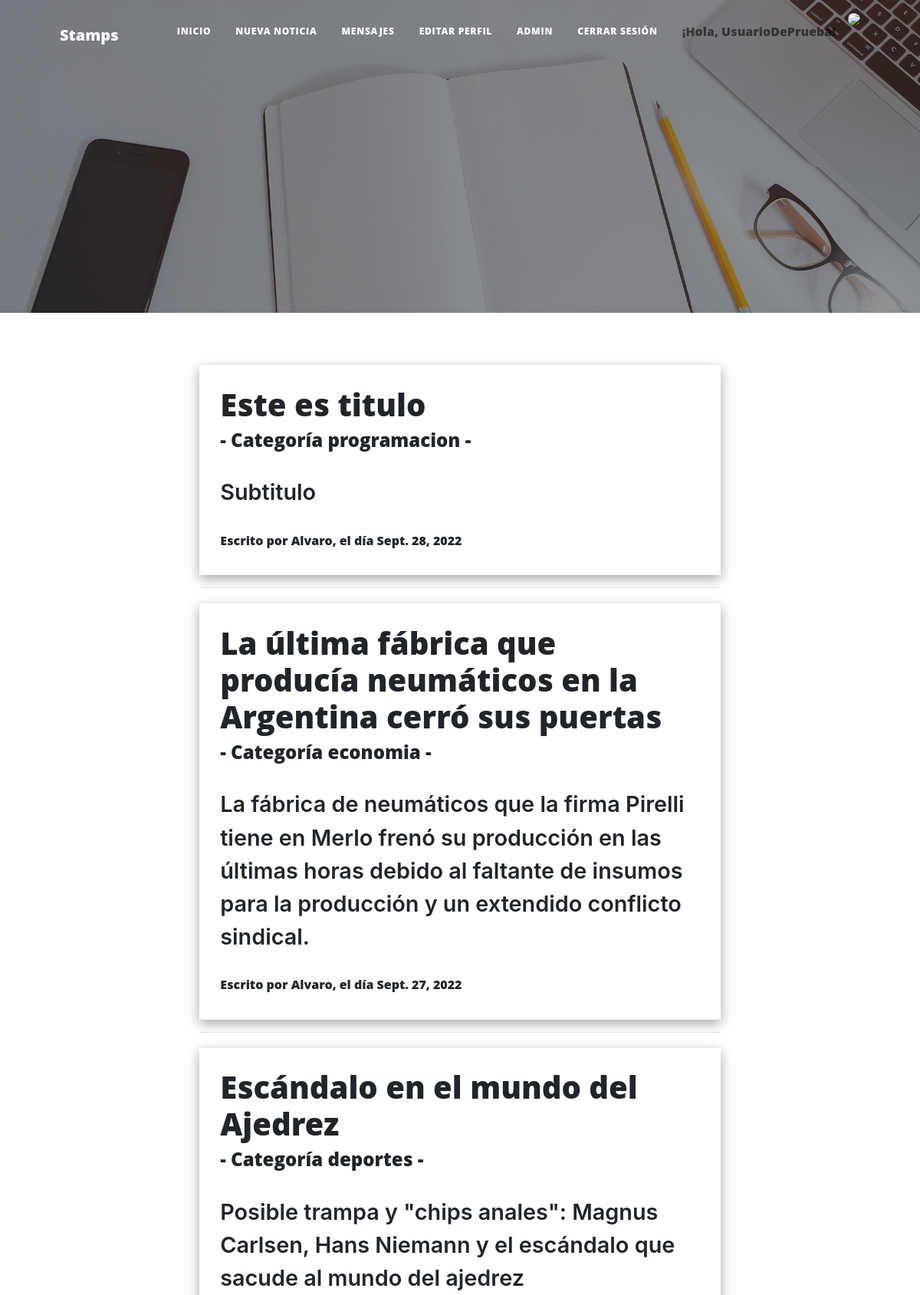
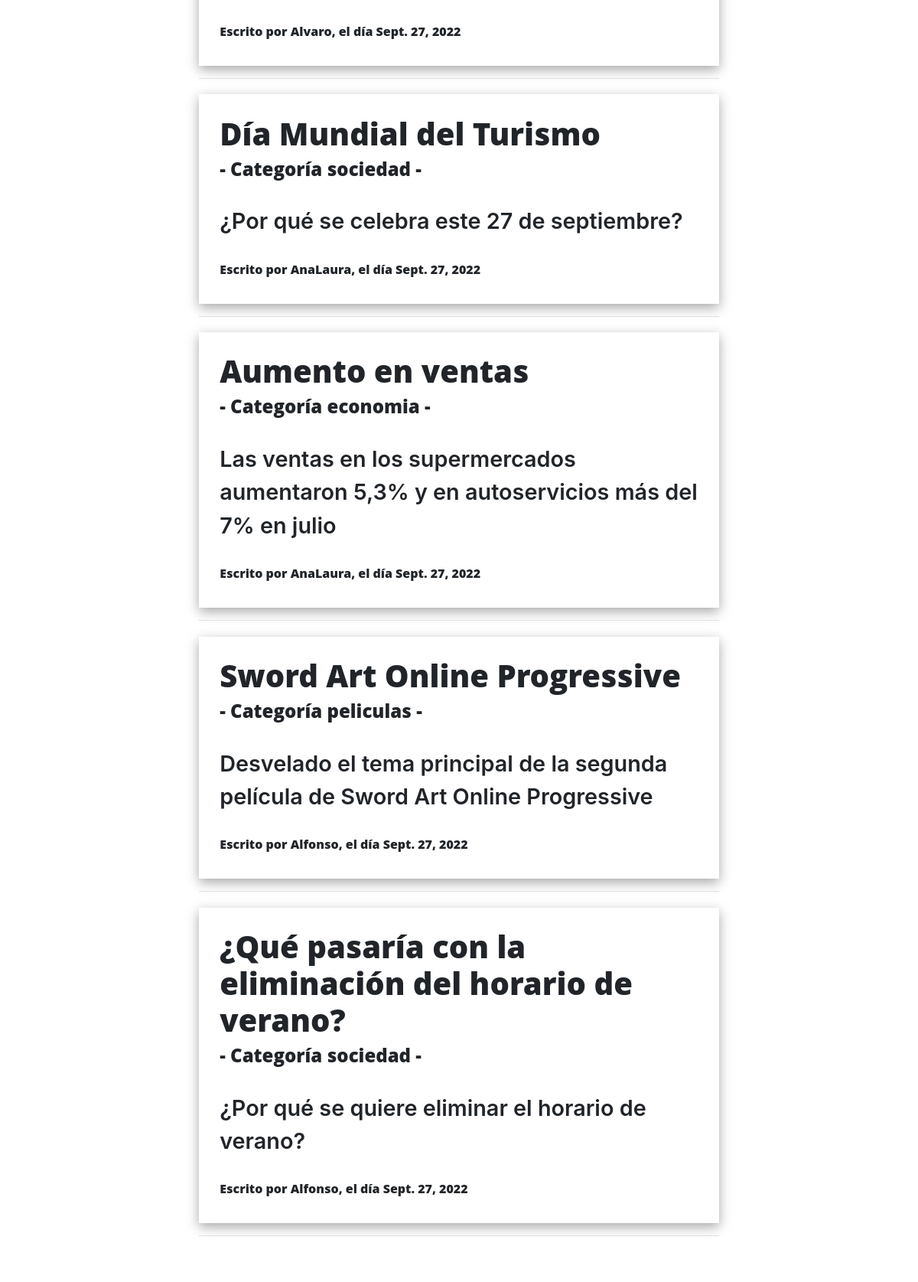
The app's page /AppBlog/ (signed in, upper part) with its own data (2 pictures, top to bottom).
### AppBlog/models.py (models this page shows, shortened)
class Noticia(models.Model):
    titulo = models.CharField(max_length=255)
    subtitulo = models.CharField(max_length=255)
    cuerpo = RichTextField(blank = True)
    autor = models.ForeignKey(User, on_delete=models.CASCADE)
    fecha_creacion = models.DateField(auto_now_add=True, auto_now=False, null = True, blank=True)
    ultima_modificacion = models.DateTimeField(auto_now_add=False, auto_now=True, null = True, blank=True)
    categoria= models.ForeignKey(Categoria, blank=True, null=True, on_delete=models.CASCADE)
    likes = models.ManyToManyField(User, related_name='noticia_likes')

class Categoria(models.Model):
    nombre = models.CharField(max_length=25, blank=True)
    def __str__(self):
        return self.nombre

### AppBlog/views.py (the view)
# urls.py: path('', inicio.as_view(), name='inicio'),
class inicio(ListView):
    model = Noticia
    template_name = 'AppBlog/inicio_app_blog.html'
    ordering = ['-fecha_creacion'] #ORDENA DE MAYOR A MENOR SEGUN fecha_creacion
    def get_context_data(self, **kwargs):
        context = super().get_context_data(**kwargs)
        context["imagen"] = carga_avatar(self.request)
        return context

### AppBlog/views.py (called while the page is built)
def carga_avatar(request):
    imagen = "/media/avatares/default.png"
    if request.user.is_authenticated:
        lista=Avatar.objects.filter(user=request.user)
        if len(lista) != 0:
            imagen = lista[0].imagen.url
    return imagen

### AppBlog/templates/AppBlog/inicio_app_blog.html (shortened to what this page needs)
{% extends "AppBlog/1padre.html" %}
{% load static %}
{% block contenido_que_cambia %}
{% for noticia in object_list %}
<div class="noticia-container">
    <h1><a href= "{% url 'AppBlog:detalle' noticia.pk %}">{{ noticia.titulo }} </a></h1>
    <h4><a href= "{% url 'AppBlog:lista_categoria' noticia.categoria %}"> - Categoría {{ noticia.categoria }} - </a></h1>
    <p class= "noticia-subtitulo">{{ noticia.subtitulo }}</p>
    <h6>Escrito por {{ noticia.autor }}, el día {{ noticia.fecha_creacion }}</h6>
</div>
<hr>
{% endfor %}
<br>
{% endblock %}

### AppBlog/templates/AppBlog/1padre.html (shortened to what this page needs)
<!DOCTYPE html>
<html lang="en">
<head>
    {% load static %}
        <link href="{% static 'styles/css/styles.css' %}" rel="stylesheet" />
        <link rel="stylesheet" href="{% static 'styles/css/mystyles.css'  %}">
    </head>
    <body>
        <nav class="navbar navbar-expand-lg navbar-light" id="mainNav">
            <div class="container px-4 px-lg-5">
                <a class="navbar-brand" href="{% url 'inicio_proyecto' %}">Stamps</a>
                <div class="collapse navbar-collapse" id="navbarResponsive">
                    <ul class="navbar-nav ms-auto py-4 py-lg-0">
                        {% if user.is_authenticated %}
                        <li class="nav-item"><a class="nav-link px-lg-3 py-3 py-lg-4" href="/AppBlog/">Inicio</a></li>
                        <li class="nav-item"><a class="nav-link px-lg-3 py-3 py-lg-4" href="{% url 'AppBlog:form_noticia' %}">Nueva noticia</a></li>
                        <li class="nav-item"><a class="nav-link px-lg-3 py-3 py-lg-4" href="{% url 'AppMensajes:inbox' %}">Mensajes</a></li>
                        <li class="nav-item"><a class="nav-link px-lg-3 py-3 py-lg-4" href="{% url 'AppBlog:editar_usuario' %}">Editar perfil</a></li>
                        <li class="nav-item"><a class="nav-link px-lg-3 py-3 py-lg-4" href="{% url 'admin:index' %}">Admin</a></li>
                        <li class="nav-item"><a class="nav-link px-lg-3 py-3 py-lg-4" href="{% url 'AppBlog:logout' %}">Cerrar sesión</a></li>
                        <li class="nav-item"><h6 class="nav-link px-lg-3 py-3 py-lg-4">¡Hola, {{ user.username }}! </h6></li>
                        <li><a href="{% url 'AppBlog:agregar_avatar' %}"><img class= "img-avatar-nav" src="{{ imagen }}" alt=" "> </a></li>
                        {% else %}
                        <li class="nav-item"><a class="nav-link px-lg-3 py-3 py-lg-4" href="{% url 'AppBlog:login' %}">Iniciar sesión</a></li>
                        <li class="nav-item"><a class="nav-link px-lg-3 py-3 py-lg-4" href="{% url 'AppBlog:registro' %}">Crear usuario</a></li>
                        {% endif %}
                    </ul>
                </div>
            </div>
        </nav>
        <header class="masthead" style="background-image: url('{% static 'styles/assets/img/home-bg.jpg' %}')">
            <div class="container position-relative px-4 px-lg-5">
                <div class="row gx-4 gx-lg-5 justify-content-center">
                    <div class="col-md-10 col-lg-8 col-xl-7">
                    </div>
                </div>
            </div>
        </header>
        <section>
            <div class="row gx-4 gx-lg-5 justify-content-center">
                <div class="col-md-10 col-lg-8 col-xl-7">
                    <div class="site-heading">
                        {% block contenido_que_cambia %}{% endblock %}
                    </div>
                </div>
            </div>
        </section>
    </body>
</html>

### AppBlog/static/styles/css/mystyles.css (style rules this page uses)
.noticia-container { margin-top: 3%; box-shadow: rgba(0, 0, 0, 0.35) 0px 5px 15px; padding: 4%; }
.noticia-subtitulo { font-weight: 600; font-size: 1.8rem; }

### records on screen
Noticia: titulo "Este es titulo", categoria "programacion", subtitulo "Subtitulo", autor "Alvaro", fecha_creacion "Sept. 28, 2022"
Noticia: titulo "La última fábrica que producía neumáticos en la Argentina cerró sus puertas", categoria "economia", subtitulo "La fábrica de neumáticos que la firma Pirelli tiene en Merlo frenó su producción en las últimas horas debido al faltante de insumos para la producción y un extendido conflicto sindical.", autor "Alvaro", fecha_creacion "Sept. 27, 2022"
Noticia: titulo "Escándalo en el mundo del Ajedrez", categoria "deportes", subtitulo "Posible trampa y \"chips anales\": Magnus Carlsen, Hans Niemann y el escándalo que sacude al mundo del ajedrez", autor "Alvaro", fecha_creacion "Sept. 27, 2022"
Noticia: titulo "Día Mundial del Turismo", categoria "sociedad", subtitulo "¿Por qué se celebra este 27 de septiembre?", autor "AnaLaura", fecha_creacion "Sept. 27, 2022"
Noticia: titulo "Aumento en ventas", categoria "economia", subtitulo "Las ventas en los supermercados aumentaron 5,3% y en autoservicios más del 7% en julio", autor "AnaLaura", fecha_creacion "Sept. 27, 2022"
Noticia: titulo "Sword Art Online Progressive", categoria "peliculas", subtitulo "Desvelado el tema principal de la segunda película de Sword Art Online Progressive", autor "Alfonso", fecha_creacion "Sept. 27, 2022"
Noticia: titulo "¿Qué pasaría con la eliminación del horario de verano?", categoria "sociedad", subtitulo "¿Por qué se quiere eliminar el horario de verano?", autor "Alfonso", fecha_creacion "Sept. 27, 2022"

### other values on screen
{{ user.username }} "UsuarioDePrueba"
